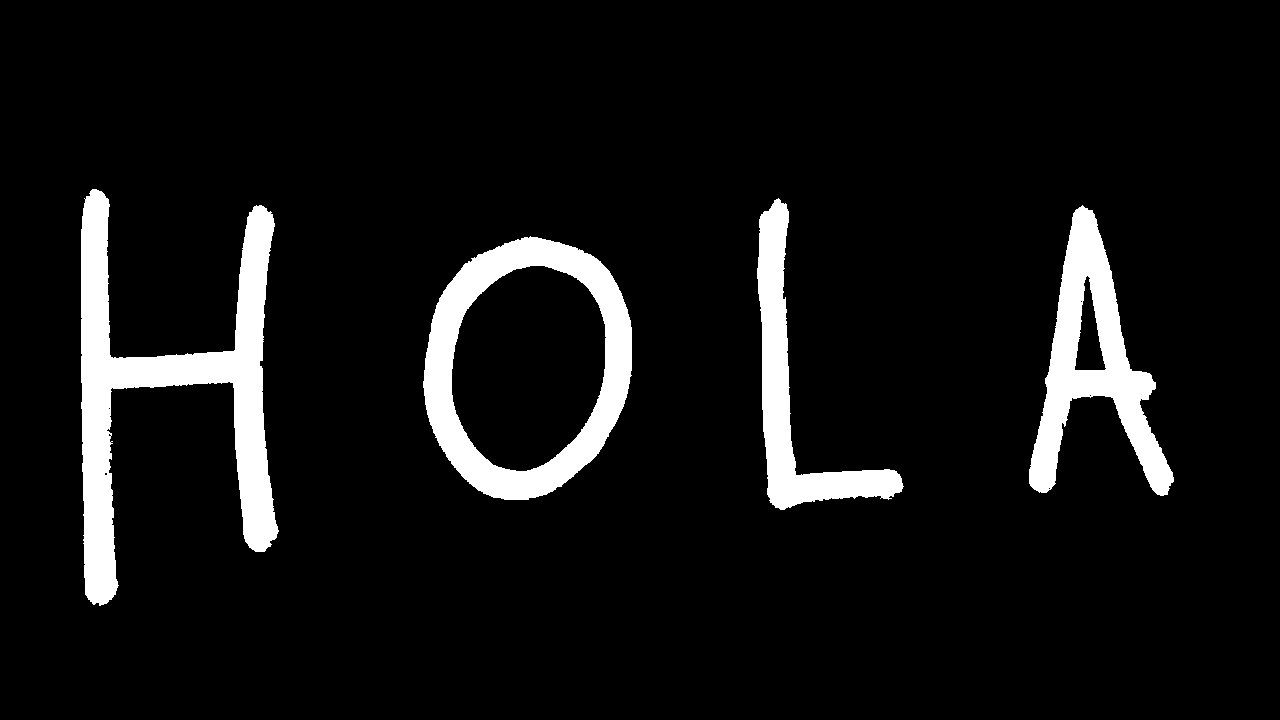
#> input picture w8_d2 - Computer Vision/b&w.png, 1280 x 720 px, given in place of the camera
$ jupyter execute --allow-errors 'w8_d2 - Computer Vision.ipynb'   (text cells are left out)
#> lines starting #> are read from the running program, lines starting #| are printed output that depends on the picture; after the words box and inside, x2 and y2 are one past the last pixel; in counts of white or black regions, pixels touching at a corner belong together
[cell 1]
# Captura por webcam y region de interes

[cell 2]
import numpy as np
import cv2

[cell 3]
# captura webcam

def captura():
    cam=cv2.VideoCapture(0)
    while 1:
        ret, frame=cam.read()
#> frame is the input picture: shape (720, 1280, 3); 7.6% white; 4 white regions, box (x1, y1, x2, y2) and area: (81, 189, 279, 606) 25505, (423, 236, 632, 500) 18426, (1029, 205, 1174, 496) 14745, (757, 198, 904, 510) 10979
        cv2.imshow('Captura', frame)

        if ret==False: break

        key=cv2.waitKey(1)
#> (key Esc is pressed here)

        if key%256==27: break # tecla ESC

        elif key%256==32: # SPACE
            img_name='captura.png'
            cv2.imwrite(img_name, frame)
            print ('Captura guardada')
            break

    cam.release()
    cv2.destroyAllWindows()

[cell 4]
def contraste(): # pasa a blanco y negro puro
    image=cv2.imread('captura.png')
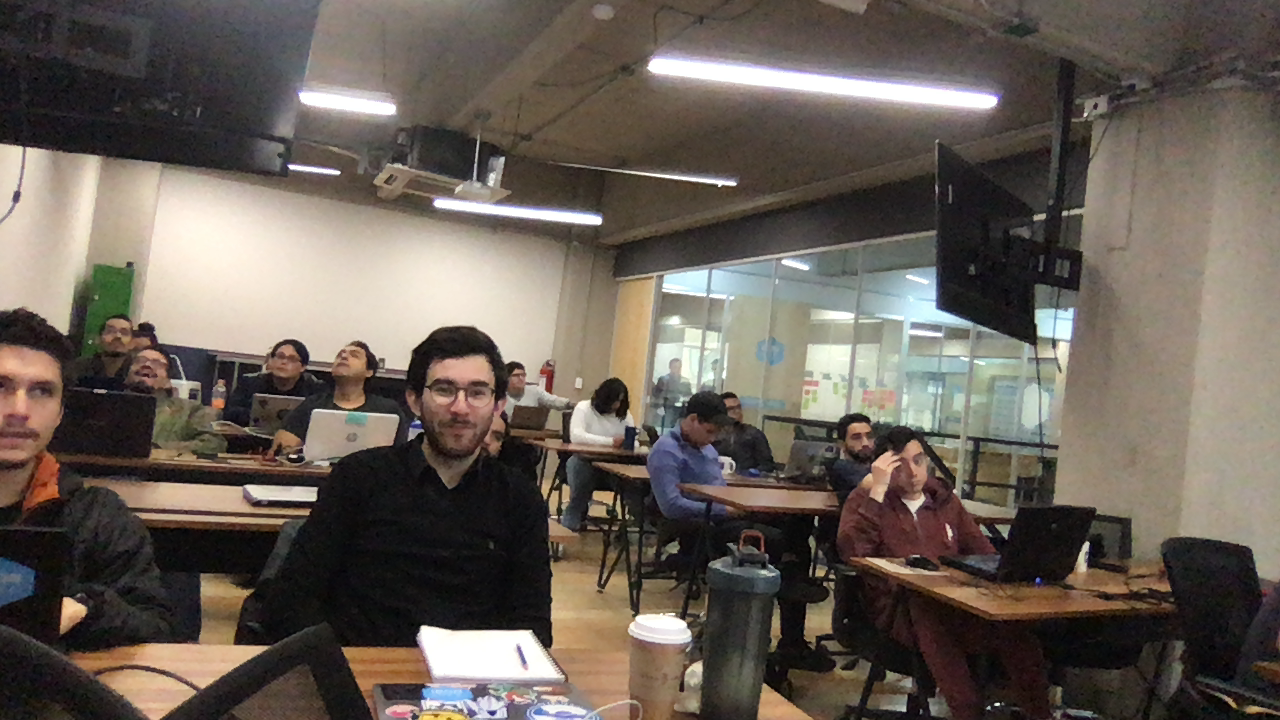
#> input picture w8_d2 - Computer Vision/captura.png, 1280 x 720 px
#> image is the input picture: shape (720, 1280, 3); mean B, G, R 86.9, 95.2, 104.2
    im=cv2.cvtColor(image, cv2.COLOR_BGR2GRAY)
    im=(255-im)
    umbral=170

    img=np.zeros(shape=im.shape)
    for i in range(im.shape[0]):
        for j in range(im.shape[1]):
            if im[i][j]>umbral: img[i][j]=255
            else: img[i][j]=0
#> img: shape (720, 1280) float64; 50.6% white; 494 black regions (362 under 20 px), largest, box (x1, y1, x2, y2) and area: (0, 0, 1280, 584) 317362, (341, 484, 703, 720) 36365, (574, 13, 1004, 138) 29145

    cv2.imshow('img', img)
    cv2.imwrite('b&w.png', img)
    cv2.waitKey(0)

[cell 5]
def contorno(): # regiones de interes
    umbral_fino=10
    image=cv2.imread('b&w.png')
    im=cv2.cvtColor(image, cv2.COLOR_BGR2GRAY)
    im=(255-im)
    thresh=cv2.adaptiveThreshold(im, 255, cv2.ADAPTIVE_THRESH_GAUSSIAN_C,
                                 cv2.THRESH_BINARY_INV, 11, 2)
#> thresh: shape (720, 1280); 13.9% white; 509 white regions (378 under 20 px), largest, box (x1, y1, x2, y2) and area: (0, 266, 1280, 720) 51985, (0, 0, 1280, 349) 31132, (799, 532, 918, 717) 4224
    rect_kernel=cv2.getStructuringElement(cv2.MORPH_RECT, (30,10))

    threshed=cv2.morphologyEx(thresh, cv2.MORPH_CLOSE, rect_kernel)
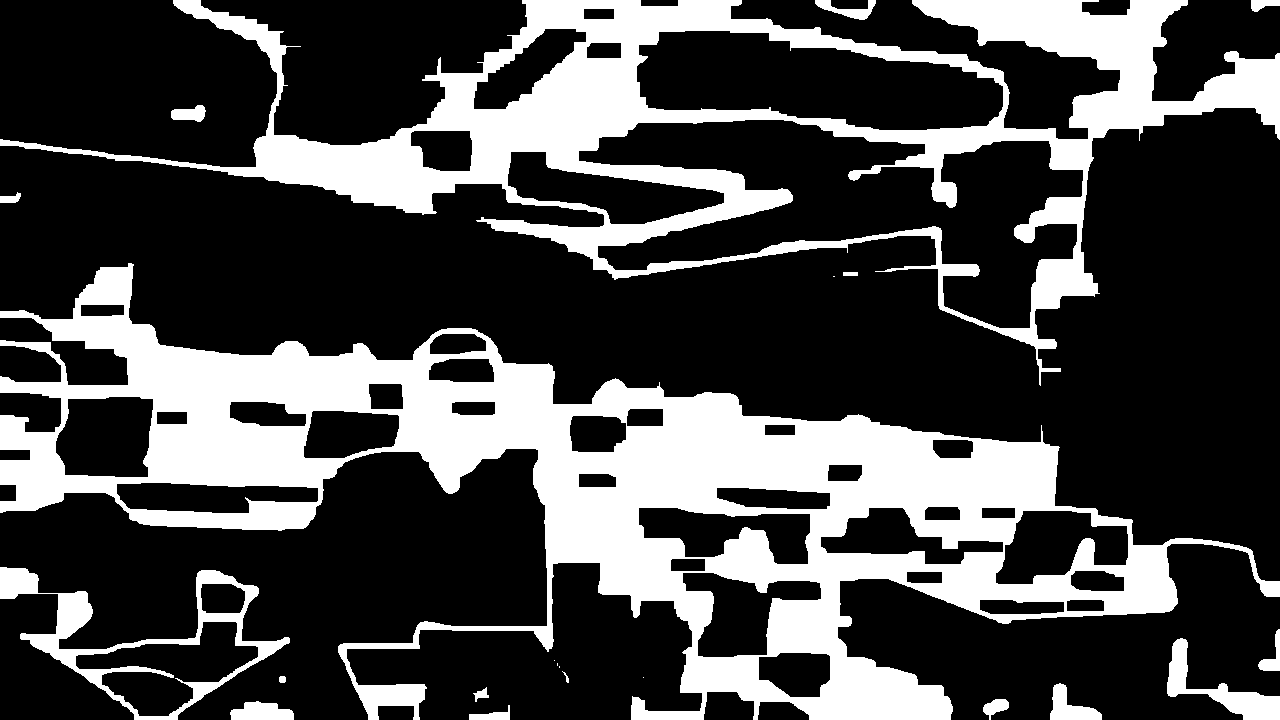
#> threshed: shape (720, 1280); 28.1% white; 22 white regions (5 under 20 px)

    contorno,_=cv2.findContours(threshed, cv2.RETR_EXTERNAL, cv2.CHAIN_APPROX_SIMPLE)
#> contorno = 22 contours, 6 with area under 20; largest, box (x1, y1, x2, y2) and area: (0, 263, 1280, 720) 207586, (0, 0, 1280, 386) 173458, (0, 567, 290, 720) 16472, (1167, 638, 1280, 720) 2470, (1050, 683, 1102, 720) 884

    s_contorno=sorted(contorno, key=lambda x: cv2.boundingRect(x)[1]+cv2.boundingRect(x)[0]*image.shape[1])
#> s_contorno has the same summary as contorno

    idx=0
    for cut in s_contorno:
        idx+=1
        x,y,w,h=cv2.boundingRect(cut)
        roi=im[y:y+h, x:x+w]

        if h<umbral_fino or w<umbral_fino: continue

        cv2.imwrite(str(idx)+'.png', roi)
        cv2.rectangle(im, (x,y), (x+w, y+h), (200, 0, 0), 2)

        cv2.imshow('Imagen B-N', im)
        cv2.waitKey(0)
#> this loop made 22 passes
#> (x, y, w, h) on passes 1, 2, 3, 4, 5, 6, 7, 8, 9, 13, 15, 18: (0, 0, 1280, 386), (0, 192, 21, 11), (0, 263, 1280, 457), (0, 567, 290, 153), (171, 105, 35, 17), (230, 701, 64, 19), (279, 676, 7, 7), (469, 705, 41, 15), (473, 687, 16, 15), (562, 671, 7, 12), (815, 0, 61, 20), (983, 699, 26, 21)
#> (cut, x, y, w, h, roi) on passes 11, 12, 16: ([[557, 663], [557, 665]], 557, 663, 1, 3, [255, 255, 255]), ([[559, 666], [559, 667]], 559, 666, 1, 2, [255, 255]), ([[833, 276], [834, 276]], 833, 276, 2, 1, [[255, 255]])
#> pass 3, in contorno, `roi=im[y:y+h, x:x+w]`:
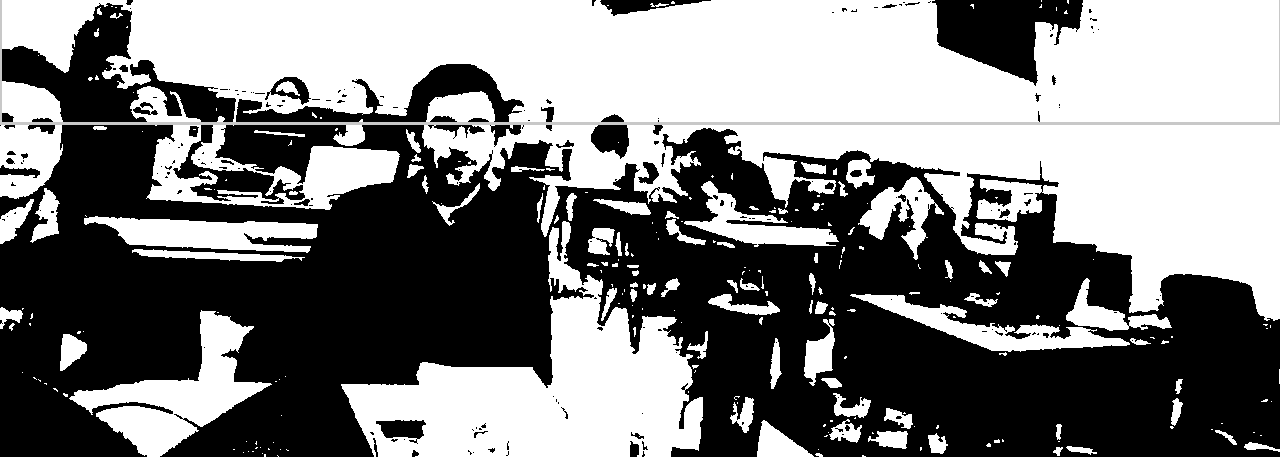
#> roi: shape (457, 1280); min 0, max 255, mean 126.4
#> after the loop:
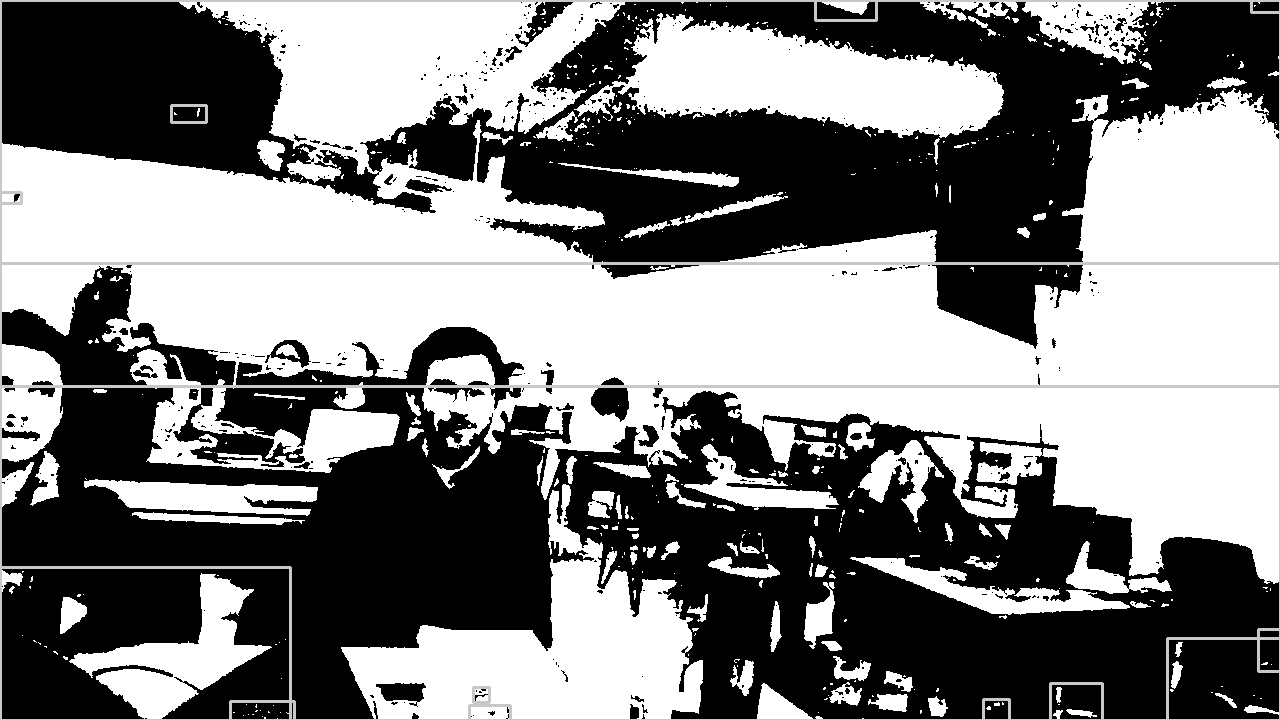
#> im: shape (720, 1280); min 0, max 255, mean 127.4
#> after the loop, idx = 22

    return idx

[cell 6]
captura()
contraste()
print (contorno())

[cell 7]
contorno()
#> the loop in contorno (call 2), `for cut in s_contorno:` made 22 passes

[cell 8]
captura()
#> (key Enter is pressed here)

[cell 9]
# Pintando

img=cv2.imread('captura.png')

H=img.shape[0]
#> H = 720
W=img.shape[1]
#> W = 1280

cv2.line(img, (W//2, 0), (W//2, H), (255, 255, 255), 15)
cv2.circle(img, (W//2, H//2), 512, (0,0,255), 10)

cv2.imshow('pinturas', img)
cv2.resizeWindow('pinturas', 600, 600)
cv2.waitKey(0)
cv2.destroyAllWindows()

[cell 10]
# mezclar imagenes

img1=cv2.imread('captura.png', cv2.IMREAD_COLOR)
img2=cv2.imread('b&w.png', cv2.IMREAD_COLOR)

img2=cv2.resize(img2, img1.shape[:2][::-1], interpolation=cv2.INTER_AREA)

[cell 11]
cv2.imshow('adicion', cv2.add(img1, img2))
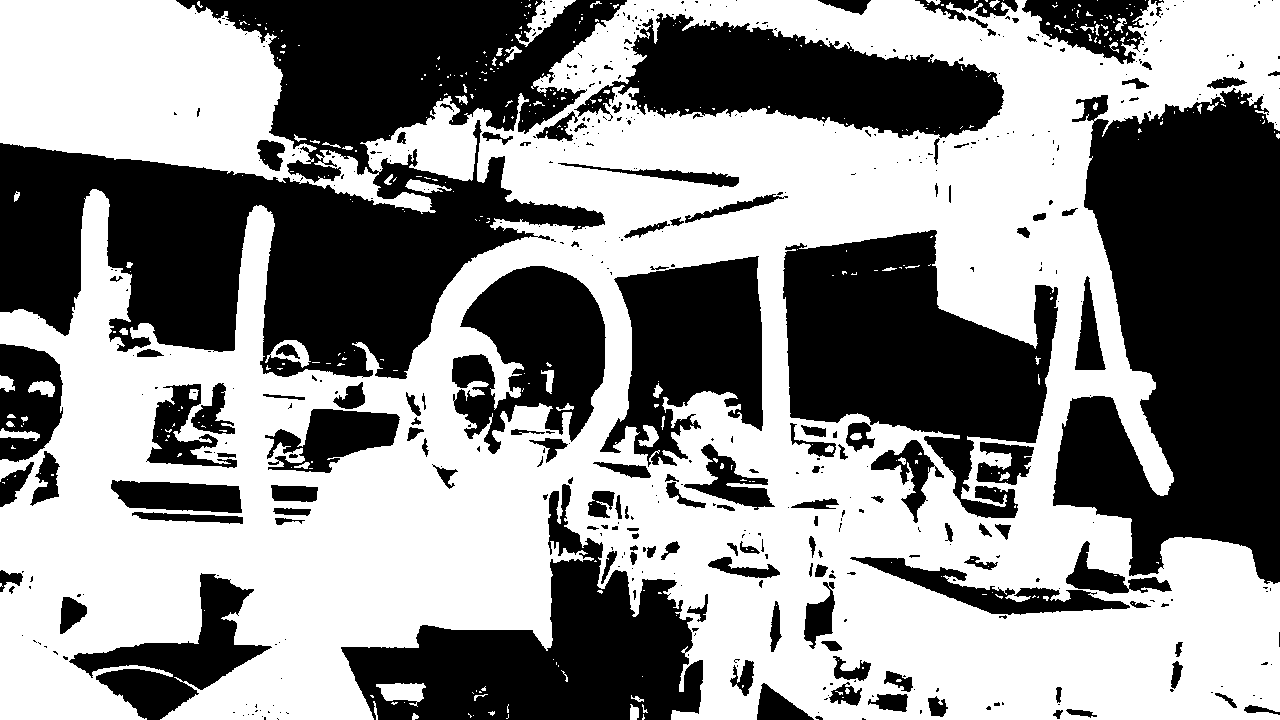
#> window 'adicion': shape (720, 1280, 3); 55% white; 511 black regions (365 under 20 px), largest, box (x1, y1, x2, y2) and area: (0, 0, 627, 379) 117066, (1053, 88, 1280, 584) 78551, (783, 230, 1058, 518) 42842
cv2.resizeWindow('adicion', 600, 600)
cv2.waitKey(0)
cv2.destroyAllWindows()

[cell 12]
import os
import matplotlib.pyplot as plt
import glob
import pandas as pd

images={}

for e in glob.glob('./fotos_alumnos/**/*.JPG'):
    alumno=e.split('/')[2]
    foto=e.split('/')[3]

    img=cv2.imread(e)

    print ('Read"{}" -> {}'.format(alumno, foto))
    gray=cv2.cvtColor(img, cv2.COLOR_BGR2GRAY)

    if alumno in images:
        images[alumno]['images'].append(gray)
        images[alumno]['name'].append(e)
    else:
        images[alumno]={'images':[gray], 'name':[e]}

[cell 13]
list(map(lambda x: x[0], images.items()))

[cell 14]
face_cascade=cv2.CascadeClassifier('haarcascade_frontalface_alt.xml')

#> (a cell that did not finish here is left out)

[cell 16]
for alumno, data in images.items():
    for i,e in enumerate(data['images']):
        img=e.copy()
        faces=face_cascade.detectMultiScale(img, 1.1, 4)
        (x,y,w,h)=faces[0]
        crop=img[y:y+h, x:x+w]

        if 'crops' in images[alumno]:
            images[alumno]['crops'].append(crop)
        else:
            images[alumno]['crops']=[crop]

        name='{}/caras/{}-{}.JPG'.format(os.getcwd(), alumno, i)

        print (name)

        cv2.imwrite(name, crop)
#> after the loop, images = 0 items

[cell 17]
def features(img, n_f=40):
    fft=np.log10(np.abs(np.fft.fft2(img)))
    w=fft.shape[0]//2
    fft=fft[0:w, 0:w]
    feats=fft[:n_f, :n_f]
    return np.hstack(feats)

[cell 18]
datacols=[]
for alumno, data in images.items():
    for crop,name in zip(data['crops'], data['name']):
        X_alu=features(crop)
        datacols.append({'alumno':alumno, 'foto':name, 'features':X_alu})
#> this loop made 0 passes
#> after the loop, datacols = []

[cell 19]
df=pd.DataFrame(datacols)
#> df = table of 0 rows and 0 columns
df.head()
#> Out = table of 0 rows and 0 columns
